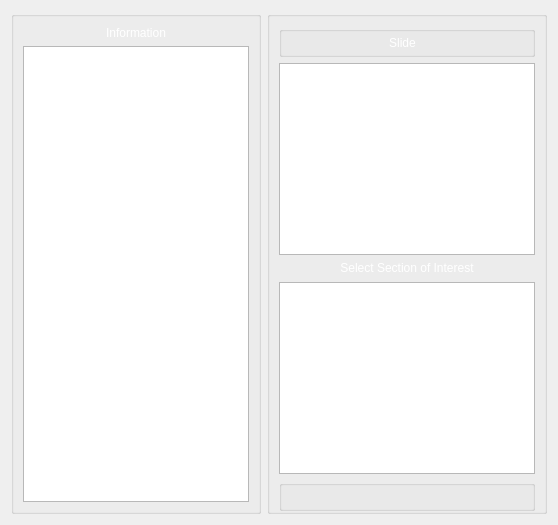
         <widget class="QWidget" name="tabLoad">
          <attribute name="title">
           <string>Detecting Brain</string>
          </attribute>
          <layout class="QHBoxLayout" name="horizontalLayout_8">
           <item>
            <widget class="QGroupBox" name="groupBox_4">
             <property name="maximumSize">
              <size>
               <width>250</width>
               <height>16777215</height>
              </size>
             </property>
             <property name="title">
              <string/>
             </property>
             <layout class="QVBoxLayout" name="verticalLayout_8">
              <item>
               <widget class="QLabel" name="lblDetecInfoTitle">
                <property name="text">
                 <string>&lt;html&gt;&lt;head/&gt;&lt;body&gt;&lt;p align=&quot;center&quot;&gt;&lt;span style=&quot; color:#ffffff;&quot;&gt;Information&lt;/span&gt;&lt;/p&gt;&lt;/body&gt;&lt;/html&gt;</string>
                </property>
               </widget>
              </item>
              <item>
               <widget class="QTextBrowser" name="lblDetecInfoContent">
                <property name="html">
                 <string>&lt;!DOCTYPE HTML PUBLIC &quot;-//W3C//DTD HTML 4.0//EN&quot; &quot;http://www.w3.org/TR/REC-html40/strict.dtd&quot;&gt;
&lt;html&gt;&lt;head&gt;&lt;meta name=&quot;qrichtext&quot; content=&quot;1&quot; /&gt;&lt;style type=&quot;text/css&quot;&gt;
p, li { white-space: pre-wrap; }
&lt;/style&gt;&lt;/head&gt;&lt;body style=&quot; font-family:'MS Shell Dlg 2'; font-size:8pt; font-weight:400; font-style:normal;&quot;&gt;
&lt;p style=&quot; margin-top:0px; margin-bottom:0px; margin-left:0px; margin-right:0px; -qt-block-indent:0; text-indent:0px;&quot;&gt;&lt;span style=&quot; font-size:9pt; font-weight:600; color:#ffffff;&quot;&gt;Section Detection Steps:&lt;/span&gt;&lt;/p&gt;
&lt;p style=&quot;-qt-paragraph-type:empty; margin-top:0px; margin-bottom:0px; margin-left:0px; margin-right:0px; -qt-block-indent:0; text-indent:0px; font-family:'Ubuntu'; font-size:11pt;&quot;&gt;&lt;br /&gt;&lt;/p&gt;
&lt;p style=&quot; margin-top:0px; margin-bottom:0px; margin-left:0px; margin-right:0px; -qt-block-indent:0; text-indent:0px;&quot;&gt;&lt;span style=&quot; font-size:9pt; color:#ffffff;&quot;&gt;&lt;br /&gt;1- Load the slide in .mrxs or .czi format.&lt;br /&gt;&lt;br /&gt;2- Click on the 'Detect' Button to detect individual sections.&lt;br /&gt;&lt;br /&gt;3- Choose the Section of Interest. &lt;br /&gt;&lt;br /&gt;4- Click on the 'Accept' button to accept the selection.&lt;/span&gt;&lt;/p&gt;&lt;/body&gt;&lt;/html&gt;</string>
                </property>
               </widget>
              </item>
             </layout>
            </widget>
           </item>
           <item>
            <widget class="QGroupBox" name="groupBox_5">
             <property name="styleSheet">
              <string notr="true">#groupBox_5{
color:rgb(46, 52, 54)}</string>
             </property>
             <property name="title">
              <string/>
             </property>
             <layout class="QVBoxLayout" name="verticalLayout_9">
              <property name="bottomMargin">
               <number>0</number>
              </property>
              <item>
               <widget class="QGroupBox" name="gboxBrain_2">
                <property name="title">
                 <string/>
                </property>
                <layout class="QVBoxLayout" name="verticalLayout_4">
                 <property name="leftMargin">
                  <number>0</number>
                 </property>
                 <property name="topMargin">
                  <number>0</number>
                 </property>
                 <property name="bottomMargin">
                  <number>0</number>
                 </property>
                 <item>
                  <widget class="QLabel" name="lblSlide">
                   <property name="text">
                    <string>&lt;html&gt;&lt;head/&gt;&lt;body&gt;&lt;p align=&quot;center&quot;&gt;&lt;span style=&quot; color:#ffffff;&quot;&gt;Slide&lt;/span&gt;&lt;/p&gt;&lt;/body&gt;&lt;/html&gt;</string>
                   </property>
                  </widget>
                 </item>
                </layout>
               </widget>
              </item>
              <item>
               <widget class="PhotoViewer" name="viewInput"/>
              </item>
              <item>
               <widget class="QLabel" name="lblMask">
                <property name="sizePolicy">
                 <sizepolicy hsizetype="Preferred" vsizetype="Fixed">
                  <horstretch>0</horstretch>
                  <verstretch>0</verstretch>
                 </sizepolicy>
                </property>
                <property name="minimumSize">
                 <size>
                  <width>0</width>
                  <height>15</height>
                 </size>
                </property>
                <property name="maximumSize">
                 <size>
                  <width>16777215</width>
                  <height>15</height>
                 </size>
                </property>
                <property name="text">
                 <string>&lt;html&gt;&lt;head/&gt;&lt;body&gt;&lt;p align=&quot;center&quot;&gt;&lt;span style=&quot; color:#ffffff;&quot;&gt;Select Section of Interest&lt;/span&gt;&lt;/p&gt;&lt;/body&gt;&lt;/html&gt;</string>
                </property>
               </widget>
              </item>
              <item>
               <widget class="PhotoViewer" name="viewMask"/>
              </item>
              <item>
               <widget class="QGroupBox" name="gboxBrain_4">
                <property name="title">
                 <string/>
                </property>
                <layout class="QHBoxLayout" name="horizontalLayout_7">
                 <property name="leftMargin">
                  <number>0</number>
                 </property>
                 <property name="topMargin">
                  <number>0</number>
                 </property>
                 <property name="bottomMargin">
                  <number>0</number>
                 </property>
                </layout>
               </widget>
              </item>
             </layout>
            </widget>
           </item>
          </layout>
         </widget>
